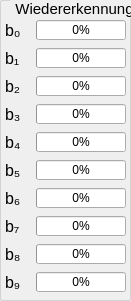
   <widget class="QGroupBox" name="groupBox_Kannphase">
    <property name="geometry">
     <rect>
      <x>660</x>
      <y>100</y>
      <width>131</width>
      <height>301</height>
     </rect>
    </property>
    <property name="font">
     <font>
      <pointsize>11</pointsize>
     </font>
    </property>
    <property name="styleSheet">
     <string notr="true">
QGroupBox {
    border: 1px solid lightgray;
    border-radius: 2px;
    margin-top: 0.5em;
}

QGroupBox::title {
    subcontrol-origin: margin;
    left: 10px;
    padding: 0 3px 0 3px;
}</string>
    </property>
    <property name="title">
     <string>Wiedererkennung</string>
    </property>
    <widget class="QWidget" name="gridLayoutWidget">
     <property name="geometry">
      <rect>
       <x>0</x>
       <y>-10</y>
       <width>131</width>
       <height>311</height>
      </rect>
     </property>
     <layout class="QGridLayout" name="gridLayout_2">
      <property name="horizontalSpacing">
       <number>6</number>
      </property>
      <item row="2" column="0">
       <widget class="QLabel" name="label_8">
        <property name="minimumSize">
         <size>
          <width>20</width>
          <height>20</height>
         </size>
        </property>
        <property name="maximumSize">
         <size>
          <width>20</width>
          <height>20</height>
         </size>
        </property>
        <property name="font">
         <font>
          <pointsize>12</pointsize>
         </font>
        </property>
        <property name="text">
         <string>b₁</string>
        </property>
       </widget>
      </item>
      <item row="7" column="0">
       <widget class="QLabel" name="label_13">
        <property name="minimumSize">
         <size>
          <width>20</width>
          <height>20</height>
         </size>
        </property>
        <property name="maximumSize">
         <size>
          <width>20</width>
          <height>20</height>
         </size>
        </property>
        <property name="font">
         <font>
          <pointsize>12</pointsize>
         </font>
        </property>
        <property name="text">
         <string>b₆</string>
        </property>
       </widget>
      </item>
      <item row="8" column="0">
       <widget class="QLabel" name="label_14">
        <property name="minimumSize">
         <size>
          <width>20</width>
          <height>20</height>
         </size>
        </property>
        <property name="maximumSize">
         <size>
          <width>20</width>
          <height>20</height>
         </size>
        </property>
        <property name="font">
         <font>
          <pointsize>12</pointsize>
         </font>
        </property>
        <property name="text">
         <string>b₇</string>
        </property>
       </widget>
      </item>
      <item row="1" column="0">
       <widget class="QLabel" name="label_7">
        <property name="minimumSize">
         <size>
          <width>20</width>
          <height>20</height>
         </size>
        </property>
        <property name="maximumSize">
         <size>
          <width>20</width>
          <height>20</height>
         </size>
        </property>
        <property name="font">
         <font>
          <pointsize>12</pointsize>
         </font>
        </property>
        <property name="text">
         <string>b₀</string>
        </property>
       </widget>
      </item>
      <item row="9" column="0">
       <widget class="QLabel" name="label_15">
        <property name="minimumSize">
         <size>
          <width>20</width>
          <height>20</height>
         </size>
        </property>
        <property name="maximumSize">
         <size>
          <width>20</width>
          <height>20</height>
         </size>
        </property>
        <property name="font">
         <font>
          <pointsize>12</pointsize>
         </font>
        </property>
        <property name="text">
         <string>b₈</string>
        </property>
       </widget>
      </item>
      <item row="6" column="0">
       <widget class="QLabel" name="label_12">
        <property name="minimumSize">
         <size>
          <width>20</width>
          <height>20</height>
         </size>
        </property>
        <property name="maximumSize">
         <size>
          <width>20</width>
          <height>20</height>
         </size>
        </property>
        <property name="font">
         <font>
          <pointsize>12</pointsize>
         </font>
        </property>
        <property name="text">
         <string>b₅</string>
        </property>
       </widget>
      </item>
      <item row="3" column="0">
       <widget class="QLabel" name="label_9">
        <property name="minimumSize">
         <size>
          <width>20</width>
          <height>20</height>
         </size>
        </property>
        <property name="maximumSize">
         <size>
          <width>20</width>
          <height>20</height>
         </size>
        </property>
        <property name="font">
         <font>
          <pointsize>12</pointsize>
         </font>
        </property>
        <property name="text">
         <string>b₂</string>
        </property>
       </widget>
      </item>
      <item row="1" column="2">
       <widget class="QProgressBar" name="b0_progress">
        <property name="minimumSize">
         <size>
          <width>90</width>
          <height>20</height>
         </size>
        </property>
        <property name="maximumSize">
         <size>
          <width>90</width>
          <height>20</height>
         </size>
        </property>
        <property name="font">
         <font>
          <pointsize>9</pointsize>
         </font>
        </property>
        <property name="value">
         <number>0</number>
        </property>
       </widget>
      </item>
      <item row="2" column="2">
       <widget class="QProgressBar" name="b1_progress">
        <property name="minimumSize">
         <size>
          <width>90</width>
          <height>20</height>
         </size>
        </property>
        <property name="maximumSize">
         <size>
          <width>90</width>
          <height>20</height>
         </size>
        </property>
        <property name="font">
         <font>
          <pointsize>9</pointsize>
         </font>
        </property>
        <property name="value">
         <number>0</number>
        </property>
       </widget>
      </item>
      <item row="3" column="2">
       <widget class="QProgressBar" name="b2_progress">
        <property name="minimumSize">
         <size>
          <width>90</width>
          <height>20</height>
         </size>
        </property>
        <property name="maximumSize">
         <size>
          <width>90</width>
          <height>20</height>
         </size>
        </property>
        <property name="font">
         <font>
          <pointsize>9</pointsize>
         </font>
        </property>
        <property name="value">
         <number>0</number>
        </property>
       </widget>
      </item>
      <item row="4" column="2">
       <widget class="QProgressBar" name="b3_progress">
        <property name="minimumSize">
         <size>
          <width>90</width>
          <height>20</height>
         </size>
        </property>
        <property name="maximumSize">
         <size>
          <width>90</width>
          <height>20</height>
         </size>
        </property>
        <property name="font">
         <font>
          <pointsize>9</pointsize>
         </font>
        </property>
        <property name="value">
         <number>0</number>
        </property>
       </widget>
      </item>
      <item row="5" column="2">
       <widget class="QProgressBar" name="b4_progress">
        <property name="minimumSize">
         <size>
          <width>90</width>
          <height>20</height>
         </size>
        </property>
        <property name="maximumSize">
         <size>
          <width>90</width>
          <height>20</height>
         </size>
        </property>
        <property name="font">
         <font>
          <pointsize>9</pointsize>
         </font>
        </property>
        <property name="value">
         <number>0</number>
        </property>
       </widget>
      </item>
      <item row="6" column="2">
       <widget class="QProgressBar" name="b5_progress">
        <property name="minimumSize">
         <size>
          <width>90</width>
          <height>20</height>
         </size>
        </property>
        <property name="maximumSize">
         <size>
          <width>90</width>
          <height>20</height>
         </size>
        </property>
        <property name="font">
         <font>
          <pointsize>9</pointsize>
         </font>
        </property>
        <property name="value">
         <number>0</number>
        </property>
       </widget>
      </item>
      <item row="7" column="2">
       <widget class="QProgressBar" name="b6_progress">
        <property name="minimumSize">
         <size>
          <width>90</width>
          <height>20</height>
         </size>
        </property>
        <property name="maximumSize">
         <size>
          <width>90</width>
          <height>20</height>
         </size>
        </property>
        <property name="font">
         <font>
          <pointsize>9</pointsize>
         </font>
        </property>
        <property name="value">
         <number>0</number>
        </property>
       </widget>
      </item>
      <item row="8" column="2">
       <widget class="QProgressBar" name="b7_progress">
        <property name="minimumSize">
         <size>
          <width>90</width>
          <height>20</height>
         </size>
        </property>
        <property name="maximumSize">
         <size>
          <width>90</width>
          <height>20</height>
         </size>
        </property>
        <property name="font">
         <font>
          <pointsize>9</pointsize>
         </font>
        </property>
        <property name="value">
         <number>0</number>
        </property>
       </widget>
      </item>
      <item row="9" column="2">
       <widget class="QProgressBar" name="b8_progress">
        <property name="minimumSize">
         <size>
          <width>90</width>
          <height>20</height>
         </size>
        </property>
        <property name="maximumSize">
         <size>
          <width>90</width>
          <height>20</height>
         </size>
        </property>
        <property name="font">
         <font>
          <pointsize>9</pointsize>
         </font>
        </property>
        <property name="value">
         <number>0</number>
        </property>
       </widget>
      </item>
      <item row="10" column="2">
       <widget class="QProgressBar" name="b9_progress">
        <property name="minimumSize">
         <size>
          <width>90</width>
          <height>20</height>
         </size>
        </property>
        <property name="maximumSize">
         <size>
          <width>90</width>
          <height>20</height>
         </size>
        </property>
        <property name="font">
         <font>
          <pointsize>9</pointsize>
         </font>
        </property>
        <property name="value">
         <number>0</number>
        </property>
       </widget>
      </item>
      <item row="4" column="0">
       <widget class="QLabel" name="label_10">
        <property name="minimumSize">
         <size>
          <width>20</width>
          <height>20</height>
         </size>
        </property>
        <property name="maximumSize">
         <size>
          <width>20</width>
          <height>20</height>
         </size>
        </property>
        <property name="font">
         <font>
          <pointsize>12</pointsize>
         </font>
        </property>
        <property name="text">
         <string>b₃</string>
        </property>
       </widget>
      </item>
      <item row="5" column="0">
       <widget class="QLabel" name="label_11">
        <property name="minimumSize">
         <size>
          <width>20</width>
          <height>20</height>
         </size>
        </property>
        <property name="maximumSize">
         <size>
          <width>20</width>
          <height>20</height>
         </size>
        </property>
        <property name="font">
         <font>
          <pointsize>12</pointsize>
         </font>
        </property>
        <property name="text">
         <string>b₄</string>
        </property>
       </widget>
      </item>
      <item row="0" column="2">
       <widget class="QLabel" name="label_3">
        <property name="minimumSize">
         <size>
          <width>0</width>
          <height>20</height>
         </size>
        </property>
        <property name="maximumSize">
         <size>
          <width>16777215</width>
          <height>20</height>
         </size>
        </property>
        <property name="font">
         <font>
          <pointsize>10</pointsize>
         </font>
        </property>
        <property name="text">
         <string/>
        </property>
       </widget>
      </item>
      <item row="10" column="0">
       <widget class="QLabel" name="label_16">
        <property name="minimumSize">
         <size>
          <width>20</width>
          <height>20</height>
         </size>
        </property>
        <property name="maximumSize">
         <size>
          <width>20</width>
          <height>20</height>
         </size>
        </property>
        <property name="font">
         <font>
          <pointsize>12</pointsize>
         </font>
        </property>
        <property name="text">
         <string>b₉</string>
        </property>
       </widget>
      </item>
     </layout>
    </widget>
   </widget>
